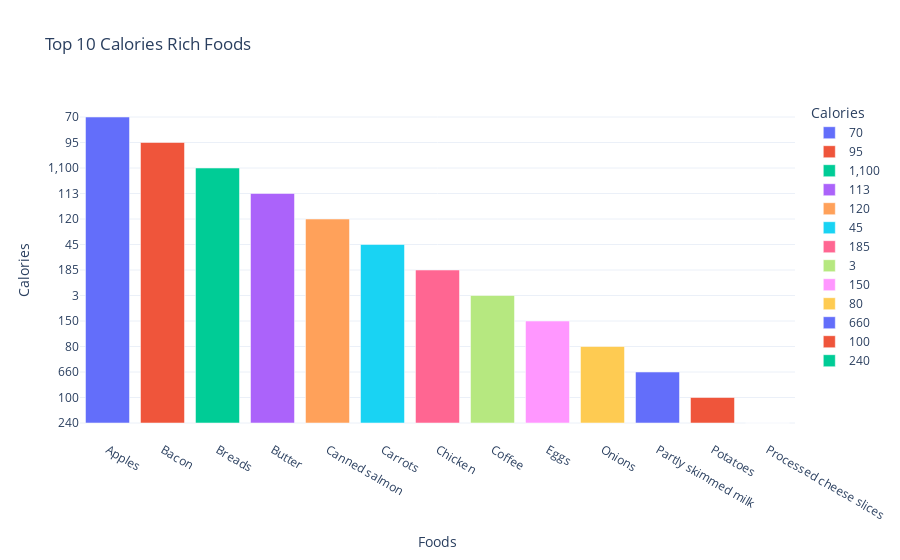
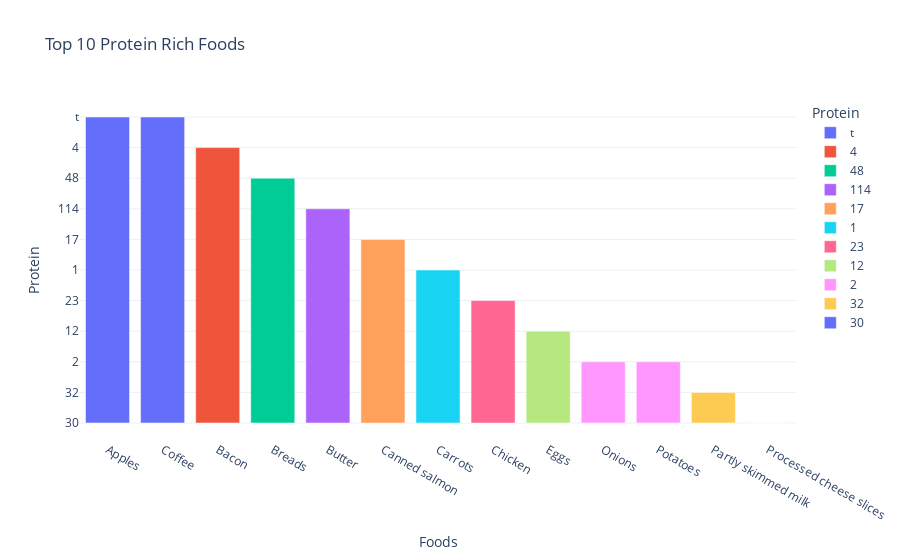
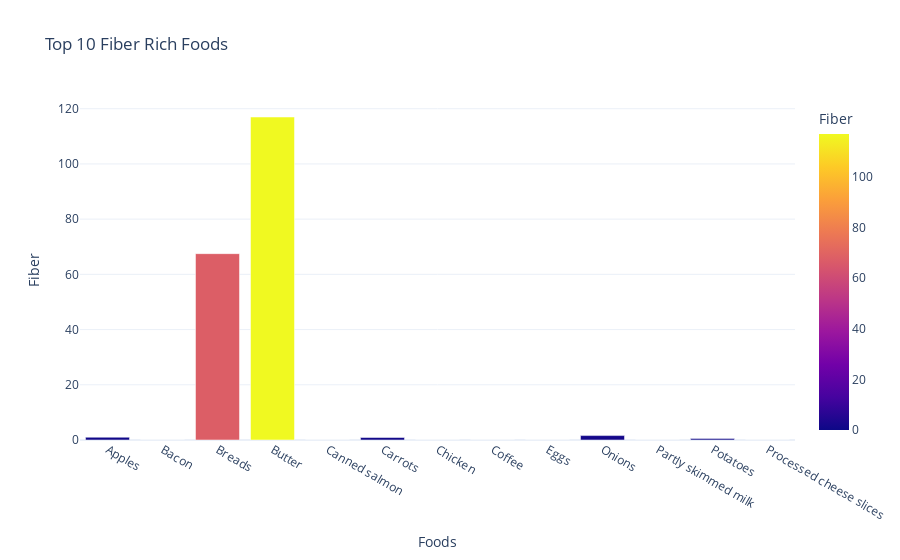
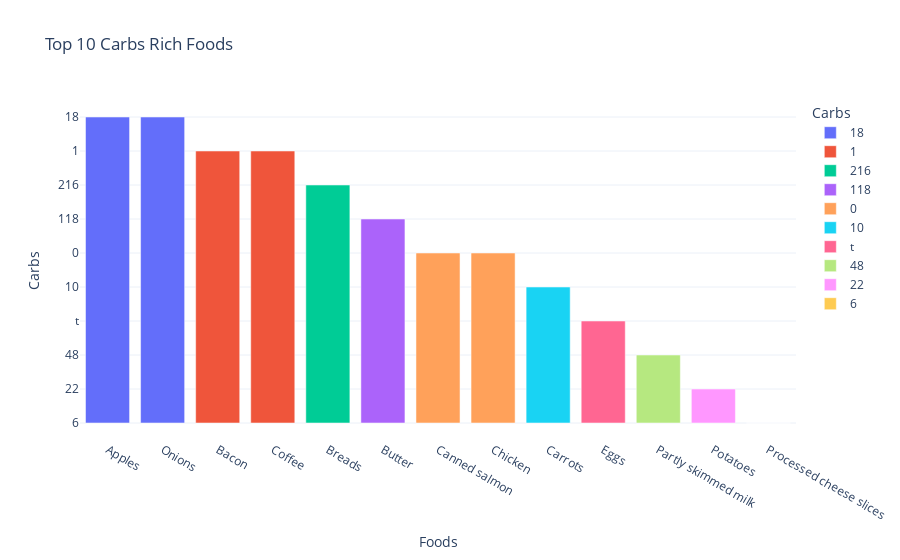

The code cell stored with these charts, in order, in its notebook:
### Code cell
#Finding Top 10 Food with Most Nutrients
calories = df.sort_values(by='Calories', ascending= False)
protein = df.sort_values(by='Protein', ascending= False)
fat = df.sort_values(by='Fat', ascending= False)
sat_fat = df.sort_values(by='Sat.Fat', ascending= False)
fiber = df.sort_values(by='Fiber', ascending= False)
carbs = df.sort_values(by='Carbs', ascending= False)

#Top 10 Calories
fig = px.bar(df, x='Foods', y='Calories', color='Calories', title=' Top 10 Calories Rich Foods', template = 'plotly_white')
fig.show()

#Top 10 Protein
fig = px.bar(df, x='Foods', y='Protein', color='Protein', title=' Top 10 Protein Rich Foods', template = 'plotly_white')
fig.show()

#Top 10 Fiber
fig = px.bar(df, x='Foods', y='Fiber', color='Fiber', title=' Top 10 Fiber Rich Foods', template = 'plotly_white')
fig.show()

#Top 10 Carbs
fig = px.bar(df, x='Foods', y='Carbs', color='Carbs', title=' Top 10 Carbs Rich Foods', template = 'plotly_white')
fig.show()

### Figure 1 — Plotly figure (JSON) as saved in the notebook; plotly's stock layout.template omitted (floating-point values rounded to 4 significant figures)
{"data": [{"alignmentgroup": "True", "hovertemplate": "Calories=%{y}<br>Foods=%{x}<extra></extra>", "legendgroup": "70", "marker": {"color": "#636efa", "pattern": {"shape": ""}}, "name": "70", "offsetgroup": "70", "orientation": "v", "showlegend": true, "textposition": "auto", "type": "bar", "x": ["Apples"], "xaxis": "x", "y": ["70"], "yaxis": "y"}, {"alignmentgroup": "True", "hovertemplate": "Calories=%{y}<br>Foods=%{x}<extra></extra>", "legendgroup": "95", "marker": {"color": "#EF553B", "pattern": {"shape": ""}}, "name": "95", "offsetgroup": "95", "orientation": "v", "showlegend": true, "textposition": "auto", "type": "bar", "x": ["Bacon"], "xaxis": "x", "y": ["95"], "yaxis": "y"}, {"alignmentgroup": "True", "hovertemplate": "Calories=%{y}<br>Foods=%{x}<extra></extra>", "legendgroup": "1,100", "marker": {"color": "#00cc96", "pattern": {"shape": ""}}, "name": "1,100", "offsetgroup": "1,100", "orientation": "v", "showlegend": true, "textposition": "auto", "type": "bar", "x": ["Breads"], "xaxis": "x", "y": ["1,100"], "yaxis": "y"}, {"alignmentgroup": "True", "hovertemplate": "Calories=%{y}<br>Foods=%{x}<extra></extra>", "legendgroup": "113", "marker": {"color": "#ab63fa", "pattern": {"shape": ""}}, "name": "113", "offsetgroup": "113", "orientation": "v", "showlegend": true, "textposition": "auto", "type": "bar", "x": ["Butter"], "xaxis": "x", "y": ["113"], "yaxis": "y"}, {"alignmentgroup": "True", "hovertemplate": "Calories=%{y}<br>Foods=%{x}<extra></extra>", "legendgroup": "120", "marker": {"color": "#FFA15A", "pattern": {"shape": ""}}, "name": "120", "offsetgroup": "120", "orientation": "v", "showlegend": true, "textposition": "auto", "type": "bar", "x": ["Canned salmon"], "xaxis": "x", "y": ["120"], "yaxis": "y"}, {"alignmentgroup": "True", "hovertemplate": "Calories=%{y}<br>Foods=%{x}<extra></extra>", "legendgroup": "45", "marker": {"color": "#19d3f3", "pattern": {"shape": ""}}, "name": "45", "offsetgroup": "45", "orientation": "v", "showlegend": true, "textposition": "auto", "type": "bar", "x": ["Carrots"], "xaxis": "x", "y": ["45"], "yaxis": "y"}, {"alignmentgroup": "True", "hovertemplate": "Calories=%{y}<br>Foods=%{x}<extra></extra>", "legendgroup": "185", "marker": {"color": "#FF6692", "pattern": {"shape": ""}}, "name": "185", "offsetgroup": "185", "orientation": "v", "showlegend": true, "textposition": "auto", "type": "bar", "x": ["Chicken"], "xaxis": "x", "y": ["185"], "yaxis": "y"}, {"alignmentgroup": "True", "hovertemplate": "Calories=%{y}<br>Foods=%{x}<extra></extra>", "legendgroup": "3", "marker": {"color": "#B6E880", "pattern": {"shape": ""}}, "name": "3", "offsetgroup": "3", "orientation": "v", "showlegend": true, "textposition": "auto", "type": "bar", "x": ["Coffee"], "xaxis": "x", "y": ["3"], "yaxis": "y"}, {"alignmentgroup": "True", "hovertemplate": "Calories=%{y}<br>Foods=%{x}<extra></extra>", "legendgroup": "150", "marker": {"color": "#FF97FF", "pattern": {"shape": ""}}, "name": "150", "offsetgroup": "150", "orientation": "v", "showlegend": true, "textposition": "auto", "type": "bar", "x": ["Eggs"], "xaxis": "x", "y": ["150"], "yaxis": "y"}, {"alignmentgroup": "True", "hovertemplate": "Calories=%{y}<br>Foods=%{x}<extra></extra>", "legendgroup": "80", "marker": {"color": "#FECB52", "pattern": {"shape": ""}}, "name": "80", "offsetgroup": "80", "orientation": "v", "showlegend": true, "textposition": "auto", "type": "bar", "x": ["Onions"], "xaxis": "x", "y": ["80"], "yaxis": "y"}, {"alignmentgroup": "True", "hovertemplate": "Calories=%{y}<br>Foods=%{x}<extra></extra>", "legendgroup": "660", "marker": {"color": "#636efa", "pattern": {"shape": ""}}, "name": "660", "offsetgroup": "660", "orientation": "v", "showlegend": true, "textposition": "auto", "type": "bar", "x": ["Partly skimmed milk"], "xaxis": "x", "y": ["660"], "yaxis": "y"}, {"alignmentgroup": "True", "hovertemplate": "Calories=%{y}<br>Foods=%{x}<extra></extra>", "legendgroup": "100", "marker": {"color": "#EF553B", "pattern": {"shape": ""}}, "name": "100", "offsetgroup": "100", "orientation": "v", "showlegend": true, "textposition": "auto", "type": "bar", "x": ["Potatoes"], "xaxis": "x", "y": ["100"], "yaxis": "y"}, {"alignmentgroup": "True", "hovertemplate": "Calories=%{y}<br>Foods=%{x}<extra></extra>", "legendgroup": "240", "marker": {"color": "#00cc96", "pattern": {"shape": ""}}, "name": "240", "offsetgroup": "240", "orientation": "v", "showlegend": true, "textposition": "auto", "type": "bar", "x": ["Processed cheese slices"], "xaxis": "x", "y": ["240"], "yaxis": "y"}], "layout": {"autosize": true, "barmode": "relative", "legend": {"title": {"text": "Calories"}, "tracegroupgap": 0}, "title": {"text": " Top 10 Calories Rich Foods"}, "xaxis": {"anchor": "y", "autorange": true, "domain": [0, 1], "range": [-0.5, 12.5], "title": {"text": "Foods"}, "type": "category"}, "yaxis": {"anchor": "x", "autorange": true, "categoryarray": ["240", "100", "660", "80", "150", "3", "185", "45", "120", "113", "1,100", "95", "70"], "categoryorder": "array", "domain": [0, 1], "range": [-0.6667, 12.67], "title": {"text": "Calories"}, "type": "category"}}}

### Figure 2 — Plotly figure (JSON) as saved in the notebook; plotly's stock layout.template omitted (floating-point values rounded to 4 significant figures)
{"data": [{"alignmentgroup": "True", "hovertemplate": "Protein=%{y}<br>Foods=%{x}<extra></extra>", "legendgroup": "t", "marker": {"color": "#636efa", "pattern": {"shape": ""}}, "name": "t", "offsetgroup": "t", "orientation": "v", "showlegend": true, "textposition": "auto", "type": "bar", "x": ["Apples", "Coffee"], "xaxis": "x", "y": ["t", "t"], "yaxis": "y"}, {"alignmentgroup": "True", "hovertemplate": "Protein=%{y}<br>Foods=%{x}<extra></extra>", "legendgroup": "4", "marker": {"color": "#EF553B", "pattern": {"shape": ""}}, "name": "4", "offsetgroup": "4", "orientation": "v", "showlegend": true, "textposition": "auto", "type": "bar", "x": ["Bacon"], "xaxis": "x", "y": ["4"], "yaxis": "y"}, {"alignmentgroup": "True", "hovertemplate": "Protein=%{y}<br>Foods=%{x}<extra></extra>", "legendgroup": "48", "marker": {"color": "#00cc96", "pattern": {"shape": ""}}, "name": "48", "offsetgroup": "48", "orientation": "v", "showlegend": true, "textposition": "auto", "type": "bar", "x": ["Breads"], "xaxis": "x", "y": ["48"], "yaxis": "y"}, {"alignmentgroup": "True", "hovertemplate": "Protein=%{y}<br>Foods=%{x}<extra></extra>", "legendgroup": "114", "marker": {"color": "#ab63fa", "pattern": {"shape": ""}}, "name": "114", "offsetgroup": "114", "orientation": "v", "showlegend": true, "textposition": "auto", "type": "bar", "x": ["Butter"], "xaxis": "x", "y": ["114"], "yaxis": "y"}, {"alignmentgroup": "True", "hovertemplate": "Protein=%{y}<br>Foods=%{x}<extra></extra>", "legendgroup": "17", "marker": {"color": "#FFA15A", "pattern": {"shape": ""}}, "name": "17", "offsetgroup": "17", "orientation": "v", "showlegend": true, "textposition": "auto", "type": "bar", "x": ["Canned salmon"], "xaxis": "x", "y": ["17"], "yaxis": "y"}, {"alignmentgroup": "True", "hovertemplate": "Protein=%{y}<br>Foods=%{x}<extra></extra>", "legendgroup": "1", "marker": {"color": "#19d3f3", "pattern": {"shape": ""}}, "name": "1", "offsetgroup": "1", "orientation": "v", "showlegend": true, "textposition": "auto", "type": "bar", "x": ["Carrots"], "xaxis": "x", "y": ["1"], "yaxis": "y"}, {"alignmentgroup": "True", "hovertemplate": "Protein=%{y}<br>Foods=%{x}<extra></extra>", "legendgroup": "23", "marker": {"color": "#FF6692", "pattern": {"shape": ""}}, "name": "23", "offsetgroup": "23", "orientation": "v", "showlegend": true, "textposition": "auto", "type": "bar", "x": ["Chicken"], "xaxis": "x", "y": ["23"], "yaxis": "y"}, {"alignmentgroup": "True", "hovertemplate": "Protein=%{y}<br>Foods=%{x}<extra></extra>", "legendgroup": "12", "marker": {"color": "#B6E880", "pattern": {"shape": ""}}, "name": "12", "offsetgroup": "12", "orientation": "v", "showlegend": true, "textposition": "auto", "type": "bar", "x": ["Eggs"], "xaxis": "x", "y": ["12"], "yaxis": "y"}, {"alignmentgroup": "True", "hovertemplate": "Protein=%{y}<br>Foods=%{x}<extra></extra>", "legendgroup": "2", "marker": {"color": "#FF97FF", "pattern": {"shape": ""}}, "name": "2", "offsetgroup": "2", "orientation": "v", "showlegend": true, "textposition": "auto", "type": "bar", "x": ["Onions", "Potatoes"], "xaxis": "x", "y": ["2", "2"], "yaxis": "y"}, {"alignmentgroup": "True", "hovertemplate": "Protein=%{y}<br>Foods=%{x}<extra></extra>", "legendgroup": "32", "marker": {"color": "#FECB52", "pattern": {"shape": ""}}, "name": "32", "offsetgroup": "32", "orientation": "v", "showlegend": true, "textposition": "auto", "type": "bar", "x": ["Partly skimmed milk"], "xaxis": "x", "y": ["32"], "yaxis": "y"}, {"alignmentgroup": "True", "hovertemplate": "Protein=%{y}<br>Foods=%{x}<extra></extra>", "legendgroup": "30", "marker": {"color": "#636efa", "pattern": {"shape": ""}}, "name": "30", "offsetgroup": "30", "orientation": "v", "showlegend": true, "textposition": "auto", "type": "bar", "x": ["Processed cheese slices"], "xaxis": "x", "y": ["30"], "yaxis": "y"}], "layout": {"autosize": true, "barmode": "relative", "legend": {"title": {"text": "Protein"}, "tracegroupgap": 0}, "title": {"text": " Top 10 Protein Rich Foods"}, "xaxis": {"anchor": "y", "autorange": true, "domain": [0, 1], "range": [-0.5, 12.5], "title": {"text": "Foods"}, "type": "category"}, "yaxis": {"anchor": "x", "autorange": true, "categoryarray": ["30", "32", "2", "12", "23", "1", "17", "114", "48", "4", "t"], "categoryorder": "array", "domain": [0, 1], "range": [-0.5556, 10.56], "title": {"text": "Protein"}, "type": "category"}}}

### Figure 3 — Plotly figure (JSON) as saved in the notebook; plotly's stock layout.template omitted (floating-point values rounded to 4 significant figures)
{"data": [{"alignmentgroup": "True", "hovertemplate": "Foods=%{x}<br>Fiber=%{marker.color}<extra></extra>", "legendgroup": "", "marker": {"color": [1, 0, 67.5, 117, 0, 0.9, 0, 0, 0, 1.6, 0, 0.5, 0], "coloraxis": "coloraxis", "pattern": {"shape": ""}}, "name": "", "offsetgroup": "", "orientation": "v", "showlegend": false, "textposition": "auto", "type": "bar", "x": ["Apples", "Bacon", "Breads", "Butter", "Canned salmon", "Carrots", "Chicken", "Coffee", "Eggs", "Onions", "Partly skimmed milk", "Potatoes", "Processed cheese slices"], "xaxis": "x", "y": [1, 0, 67.5, 117, 0, 0.9, 0, 0, 0, 1.6, 0, 0.5, 0], "yaxis": "y"}], "layout": {"autosize": true, "barmode": "relative", "coloraxis": {"colorbar": {"title": {"text": "Fiber"}}, "colorscale": [[0, "#0d0887"], [0.1111, "#46039f"], [0.2222, "#7201a8"], [0.3333, "#9c179e"], [0.4444, "#bd3786"], [0.5556, "#d8576b"], [0.6667, "#ed7953"], [0.7778, "#fb9f3a"], [0.8889, "#fdca26"], [1, "#f0f921"]]}, "legend": {"tracegroupgap": 0}, "title": {"text": " Top 10 Fiber Rich Foods"}, "xaxis": {"anchor": "y", "autorange": true, "domain": [0, 1], "range": [-0.5, 12.5], "title": {"text": "Foods"}, "type": "category"}, "yaxis": {"anchor": "x", "autorange": true, "domain": [0, 1], "range": [0, 123.2], "title": {"text": "Fiber"}, "type": "linear"}}}

### Figure 4 — Plotly figure (JSON) as saved in the notebook; plotly's stock layout.template omitted (floating-point values rounded to 4 significant figures)
{"data": [{"alignmentgroup": "True", "hovertemplate": "Carbs=%{y}<br>Foods=%{x}<extra></extra>", "legendgroup": "18", "marker": {"color": "#636efa", "pattern": {"shape": ""}}, "name": "18", "offsetgroup": "18", "orientation": "v", "showlegend": true, "textposition": "auto", "type": "bar", "x": ["Apples", "Onions"], "xaxis": "x", "y": ["18", "18"], "yaxis": "y"}, {"alignmentgroup": "True", "hovertemplate": "Carbs=%{y}<br>Foods=%{x}<extra></extra>", "legendgroup": "1", "marker": {"color": "#EF553B", "pattern": {"shape": ""}}, "name": "1", "offsetgroup": "1", "orientation": "v", "showlegend": true, "textposition": "auto", "type": "bar", "x": ["Bacon", "Coffee"], "xaxis": "x", "y": ["1", "1"], "yaxis": "y"}, {"alignmentgroup": "True", "hovertemplate": "Carbs=%{y}<br>Foods=%{x}<extra></extra>", "legendgroup": "216", "marker": {"color": "#00cc96", "pattern": {"shape": ""}}, "name": "216", "offsetgroup": "216", "orientation": "v", "showlegend": true, "textposition": "auto", "type": "bar", "x": ["Breads"], "xaxis": "x", "y": ["216"], "yaxis": "y"}, {"alignmentgroup": "True", "hovertemplate": "Carbs=%{y}<br>Foods=%{x}<extra></extra>", "legendgroup": "118", "marker": {"color": "#ab63fa", "pattern": {"shape": ""}}, "name": "118", "offsetgroup": "118", "orientation": "v", "showlegend": true, "textposition": "auto", "type": "bar", "x": ["Butter"], "xaxis": "x", "y": ["118"], "yaxis": "y"}, {"alignmentgroup": "True", "hovertemplate": "Carbs=%{y}<br>Foods=%{x}<extra></extra>", "legendgroup": "0", "marker": {"color": "#FFA15A", "pattern": {"shape": ""}}, "name": "0", "offsetgroup": "0", "orientation": "v", "showlegend": true, "textposition": "auto", "type": "bar", "x": ["Canned salmon", "Chicken"], "xaxis": "x", "y": ["0", "0"], "yaxis": "y"}, {"alignmentgroup": "True", "hovertemplate": "Carbs=%{y}<br>Foods=%{x}<extra></extra>", "legendgroup": "10", "marker": {"color": "#19d3f3", "pattern": {"shape": ""}}, "name": "10", "offsetgroup": "10", "orientation": "v", "showlegend": true, "textposition": "auto", "type": "bar", "x": ["Carrots"], "xaxis": "x", "y": ["10"], "yaxis": "y"}, {"alignmentgroup": "True", "hovertemplate": "Carbs=%{y}<br>Foods=%{x}<extra></extra>", "legendgroup": "t", "marker": {"color": "#FF6692", "pattern": {"shape": ""}}, "name": "t", "offsetgroup": "t", "orientation": "v", "showlegend": true, "textposition": "auto", "type": "bar", "x": ["Eggs"], "xaxis": "x", "y": ["t"], "yaxis": "y"}, {"alignmentgroup": "True", "hovertemplate": "Carbs=%{y}<br>Foods=%{x}<extra></extra>", "legendgroup": "48", "marker": {"color": "#B6E880", "pattern": {"shape": ""}}, "name": "48", "offsetgroup": "48", "orientation": "v", "showlegend": true, "textposition": "auto", "type": "bar", "x": ["Partly skimmed milk"], "xaxis": "x", "y": ["48"], "yaxis": "y"}, {"alignmentgroup": "True", "hovertemplate": "Carbs=%{y}<br>Foods=%{x}<extra></extra>", "legendgroup": "22", "marker": {"color": "#FF97FF", "pattern": {"shape": ""}}, "name": "22", "offsetgroup": "22", "orientation": "v", "showlegend": true, "textposition": "auto", "type": "bar", "x": ["Potatoes"], "xaxis": "x", "y": ["22"], "yaxis": "y"}, {"alignmentgroup": "True", "hovertemplate": "Carbs=%{y}<br>Foods=%{x}<extra></extra>", "legendgroup": "6", "marker": {"color": "#FECB52", "pattern": {"shape": ""}}, "name": "6", "offsetgroup": "6", "orientation": "v", "showlegend": true, "textposition": "auto", "type": "bar", "x": ["Processed cheese slices"], "xaxis": "x", "y": ["6"], "yaxis": "y"}], "layout": {"autosize": true, "barmode": "relative", "legend": {"title": {"text": "Carbs"}, "tracegroupgap": 0}, "title": {"text": " Top 10 Carbs Rich Foods"}, "xaxis": {"anchor": "y", "autorange": true, "domain": [0, 1], "range": [-0.5, 12.5], "title": {"text": "Foods"}, "type": "category"}, "yaxis": {"anchor": "x", "autorange": true, "categoryarray": ["6", "22", "48", "t", "10", "0", "118", "216", "1", "18"], "categoryorder": "array", "domain": [0, 1], "range": [-0.5, 9.5], "title": {"text": "Carbs"}, "type": "category"}}}
